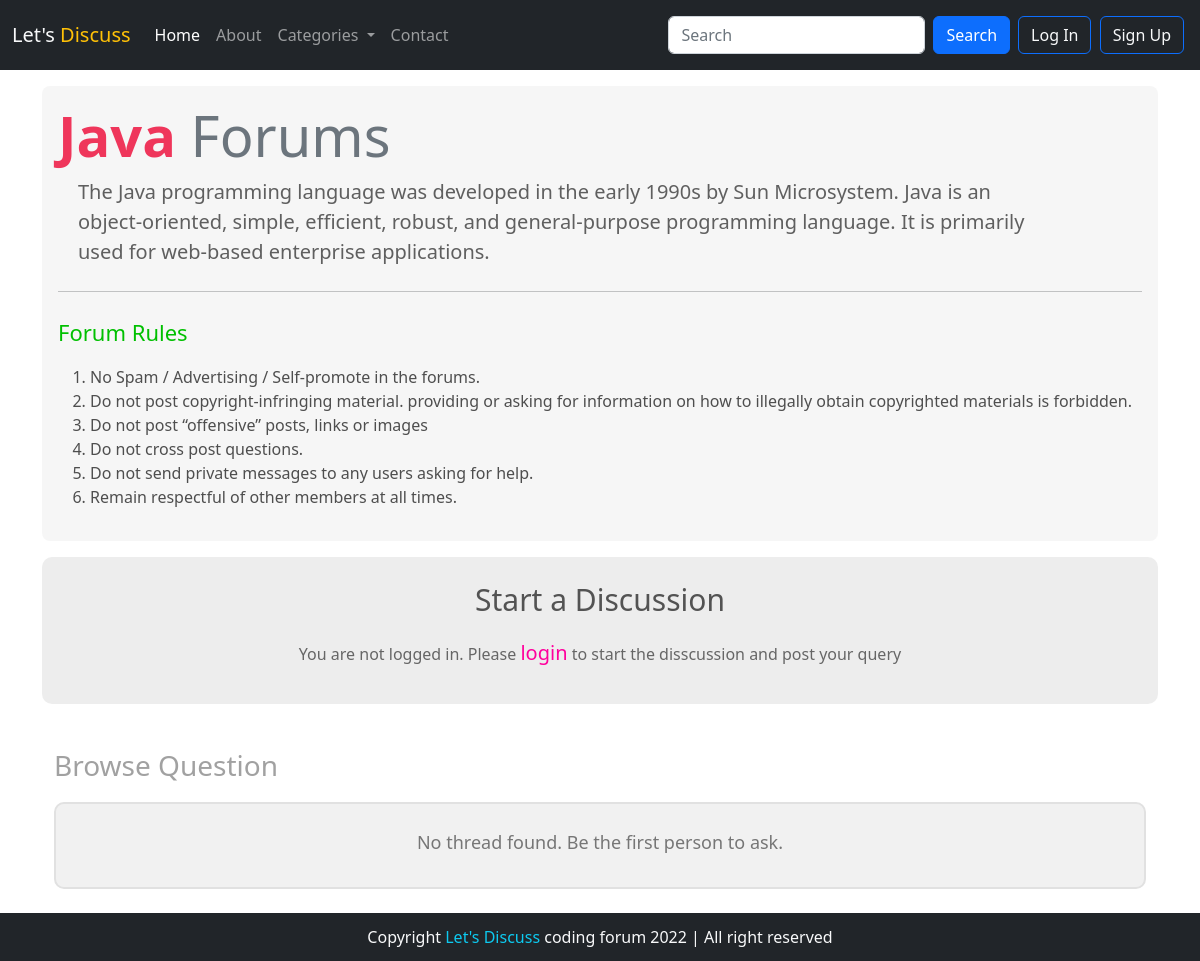
The app's page /threadlist.php?catid=3 with its own data.
### tables this page shows
CREATE TABLE `categories` (
  `category_id` int(8) NOT NULL,
  `category_name` varchar(255) NOT NULL,
  `category_description` text NOT NULL,
  `category_time` datetime NOT NULL DEFAULT current_timestamp()
);

### threadlist.php (the view, shortened to what this page needs)
<!DOCTYPE html>
<html lang="en">
<head>
    <link rel="stylesheet" href="https://cdn.jsdelivr.net/npm/bootstrap@5.2.0-beta1/dist/css/bootstrap.min.css">
    <link rel="stylesheet" href="./css/threadlist.css">
</head>
<body>
<?php
    include './partials/_dbconnect.php';
    include './partials/_header.php';
?>
    <div class="container main-con">
        <?php
    $id = $_GET['catid'];
    $sql = "SELECT * FROM `categories` WHERE `category_id` = $id";
    $result = mysqli_query($conn,$sql);
    while($row = mysqli_fetch_assoc($result)){
        $catname = $row['category_name'];
        $catdesc = $row['category_description'];
    }
?>
        <div class="jumbotron mt-3 p-3 rounded-3">
            <h1 class="display-4 text-muted text-capitalize"><span class="forumName">
                    <?php
         echo "$catname";
        ?>
                </span> Forums</h1>
            <p class="lead catdesc">
                <?php
         echo "$catdesc";
        ?>
            </p>
            <hr class="my-4">
            <p class="rules-heading">Forum Rules</p>
            <ol class="rules">
                <li>
                    No Spam / Advertising / Self-promote in the forums.
                </li>
                <li>
                    Do not post copyright-infringing material.
                    providing or asking for information on how to illegally obtain copyrighted materials is forbidden.
                </li>
                <li>
                    Do not post “offensive” posts, links or images
                </li>
                <li>
                    Do not cross post questions.
                </li>
                <li>
                    Do not send private messages to any users asking for help.
                </li>
                <li>
                    Remain respectful of other members at all times.
                </li>
            </ol>
        </div>
        <div class="container my-3 discussionform">
            <p class="disformheading text-center">Start a Discussion</p>
            <?php
                if(isset($_SESSION['loggedin']) && $_SESSION['loggedin'] == true){
                    echo '<form action=" '.$_SERVER['REQUEST_URI'] . '" method="post">
                    <div class="mb-3">
                        <label for="problemtitle" class="form-label">Problem Title</label>
                        <input type="text" class="form-control" id="problemtitle" name="title"
                            placeholder="what do you want to ask ?">
                    </div>
                    <div class="mb-3">
                        <label for="exampleFormControlTextarea1" class="form-label">Problem Description</label>
                        <textarea class="form-control" name="desc" id="exampleFormControlTextarea1" rows="3"
                            placeholder="Describe your problem in detail."></textarea>
                    </div>
                    <button type="submit" class="btn btn-success">Ask Question</button>
                </form>';
                }else{
                    echo '<div class="loginmessage text-center">
                        <p>You are not logged in. Please <span id="loginmodalopen">login</span> to start the disscussion and post your query</p>
                    </div>';
                }
            ?>
        </div>
        <div class="container my-4">
            <p class="quesheading mb-3">Browse Question</p>
            <?php
            $cat_id = $_GET['catid'];
            $sqlques = "SELECT * FROM `threads` WHERE `thread_cat_id` = $cat_id ORDER BY `thread_id` DESC";
            $result = mysqli_query($conn,$sqlques);
            $numRow = mysqli_num_rows($result);
            if($numRow > 0){
                while($rowdata = mysqli_fetch_assoc($result)){
                    $threadID = $rowdata['thread_id'];
                    $threadSub = $rowdata['thread_subject'];
                    $threadDesc = $rowdata['thread_description'];
                    $threadSub = str_replace("<br>","\n",$threadSub);
                    $threadDesc = str_replace("<br>","\n",$threadDesc);
                    $threadtime = $rowdata['thread_time'];
                    $userid = $rowdata['thread_user_id'];
                    $usersql = "SELECT * FROM `users` WHERE `user_id` = '$userid'";
                    $userres = mysqli_query($conn,$usersql);
                    while($userdata = mysqli_fetch_assoc($userres)){
                    echo '
                    <div class="media d-flex align-items-center  my-3">
                    <img class="mr-3" src="images/user_default_img.png" alt="Generic placeholder image">
                    <div class="media-body">
                    <h5 class="mt-0"><a class="threadhead" href="thread.php?thread_id='.$threadID.'">'.$threadSub.'</a></h5>
                    <p class="threadDesc">'.substr($threadDesc,0,200).'....<a class="readmore" href="thread.php?thread_id='.$threadID.'">readmore</a>
                      </p>
                      <p class="time">Asked by <span class="name">'.$userdata['username'].'</span> on : '.date("l jS \of F Y - h:i:s A",strtotime($threadtime)).'</p>
                    </div>
                </div>';
                    }
                }
            }else{
                echo '<div class="container no-message">
                         <p>No thread found. Be the first person to ask.</p>
                      </div>';
            }
        ?>
        </div>
    </div>
    <?php
    include './partials/_footer.php';
?>
</body>
</html>

### css/threadlist.css (style rules this page uses)
.main-con { min-height: 85vh; }
.jumbotron { background: rgba(222, 222, 222, 0.274); }
.forumName { color: rgb(239, 54, 91); font-weight: 600; }
.rules { font-size: 16px; font-weight: 200; color: rgb(78, 78, 78); }
.rules-heading { color: rgb(0, 192, 0); font-weight: 400; font-size: 22px; }
.catdesc { margin-left: 20px; width: 90%; color: rgb(95, 95, 95); font-weight: 350; }
.no-message { background-color: rgb(241, 241, 241); display: flex; justify-content: center; align-items: center; margin-top: 10px; padding: 15px; border-radius: 10px; border: 2px solid rgb(225, 225, 225); }
.no-message p { margin-top: 10px; color: rgb(118, 118, 118); font-size: 18px; font-weight: 350; }
.quesheading { font-weight: 400; font-size: 28px; color: rgba(128, 128, 128, 0.742); margin-top: 40px; }
.discussionform { background-color: rgba(211, 211, 211, 0.416); padding: 20px; border-radius: 10px; color: rgb(130, 130, 130); }
.disformheading { font-weight: 300; font-size: 30px; color: rgb(83, 83, 83); }
.loginmessage p { color: #666; }
.loginmessage span { cursor: pointer; color: rgb(255, 0, 157); font-size: 20px; }

### records on screen
categories: category_name "Java", category_description "The Java programming language was developed in the early 1990s by Sun Microsystem. Java is an object-oriented, simple, efficient, robust, and general-purpose programming language. It is primarily used for web-based enterprise applications."
